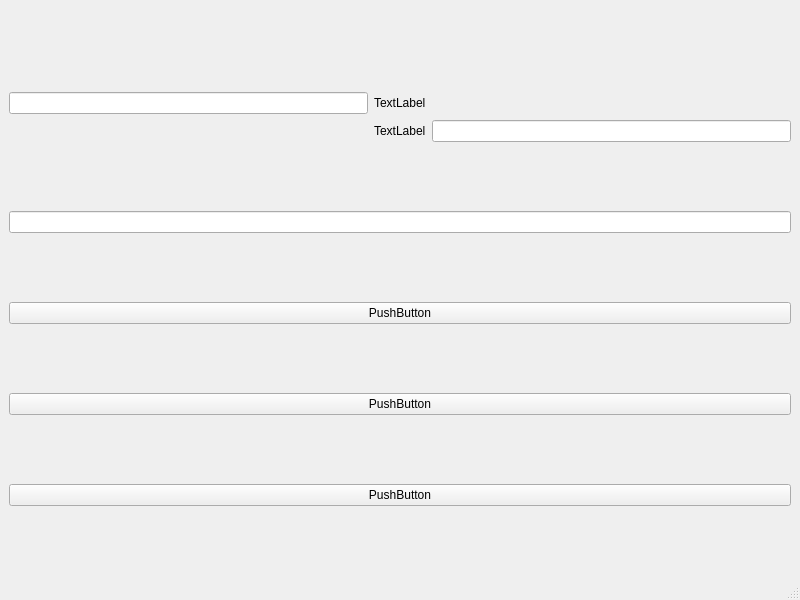
<?xml version="1.0" encoding="UTF-8"?>
<ui version="4.0">
 <class>MainWindow</class>
 <widget class="QMainWindow" name="MainWindow">
  <property name="geometry">
   <rect>
    <x>0</x>
    <y>0</y>
    <width>800</width>
    <height>600</height>
   </rect>
  </property>
  <property name="sizePolicy">
   <sizepolicy hsizetype="Maximum" vsizetype="Maximum">
    <horstretch>0</horstretch>
    <verstretch>0</verstretch>
   </sizepolicy>
  </property>
  <property name="windowTitle">
   <string>MainWindow</string>
  </property>
  <widget class="QWidget" name="centralwidget">
   <layout class="QVBoxLayout" name="verticalLayout">
    <item>
     <layout class="QGridLayout" name="gridLayout">
      <item row="2" column="1">
       <widget class="QLabel" name="label_2">
        <property name="text">
         <string>TextLabel</string>
        </property>
       </widget>
      </item>
      <item row="1" column="0">
       <widget class="QLineEdit" name="lineEdit"/>
      </item>
      <item row="1" column="1">
       <widget class="QLabel" name="label_3">
        <property name="text">
         <string>TextLabel</string>
        </property>
       </widget>
      </item>
      <item row="0" column="1">
       <widget class="QLabel" name="label">
        <property name="sizePolicy">
         <sizepolicy hsizetype="Preferred" vsizetype="Maximum">
          <horstretch>0</horstretch>
          <verstretch>0</verstretch>
         </sizepolicy>
        </property>
        <property name="text">
         <string/>
        </property>
       </widget>
      </item>
      <item row="2" column="2">
       <widget class="QLineEdit" name="lineEdit_2"/>
      </item>
     </layout>
    </item>
    <item>
     <widget class="QLineEdit" name="lineEdit_3"/>
    </item>
    <item>
     <widget class="QPushButton" name="pushButton">
      <property name="text">
       <string>PushButton</string>
      </property>
     </widget>
    </item>
    <item>
     <widget class="QPushButton" name="pushButton_2">
      <property name="text">
       <string>PushButton</string>
      </property>
     </widget>
    </item>
    <item>
     <widget class="QPushButton" name="pushButton_3">
      <property name="text">
       <string>PushButton</string>
      </property>
     </widget>
    </item>
   </layout>
  </widget>
  <widget class="QMenuBar" name="menubar">
   <property name="geometry">
    <rect>
     <x>0</x>
     <y>0</y>
     <width>800</width>
     <height>26</height>
    </rect>
   </property>
  </widget>
  <widget class="QStatusBar" name="statusbar"/>
 </widget>
 <resources/>
 <connections/>
</ui>
